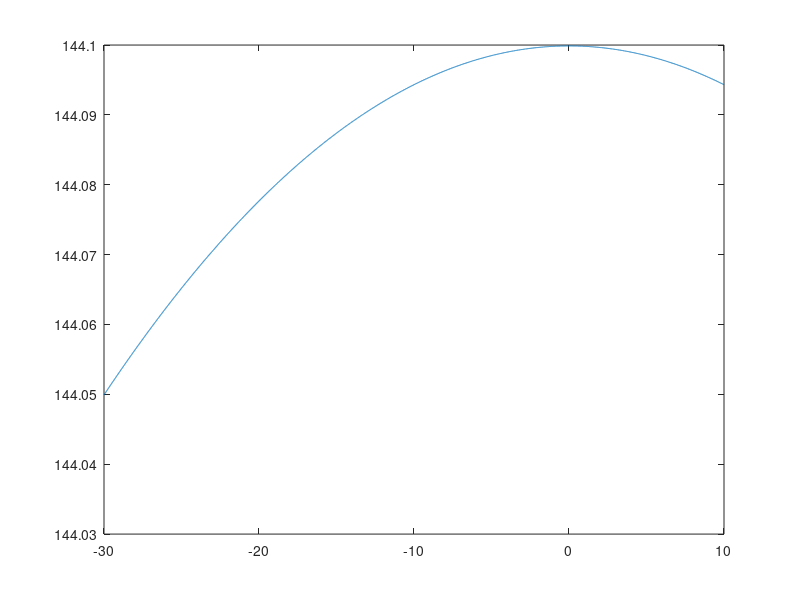

This chart was generated by the following MATLAB code:
L = 40;
w1 = 12;
w2 = 25;
x1 = -30;
x = -30:0.01:10;
ap = ((x1+L)^2-x1^2*w2^2/w1^2)/(1-w2^2/w1^2);
bp = w1^2/(1-x1^2/ap^2);
y1 = sqrt((1-x.^2/ap^2)*bp^2);
y2 = -sqrt((1-x.^2/ap^2)*bp^2);
plot(x,y1)